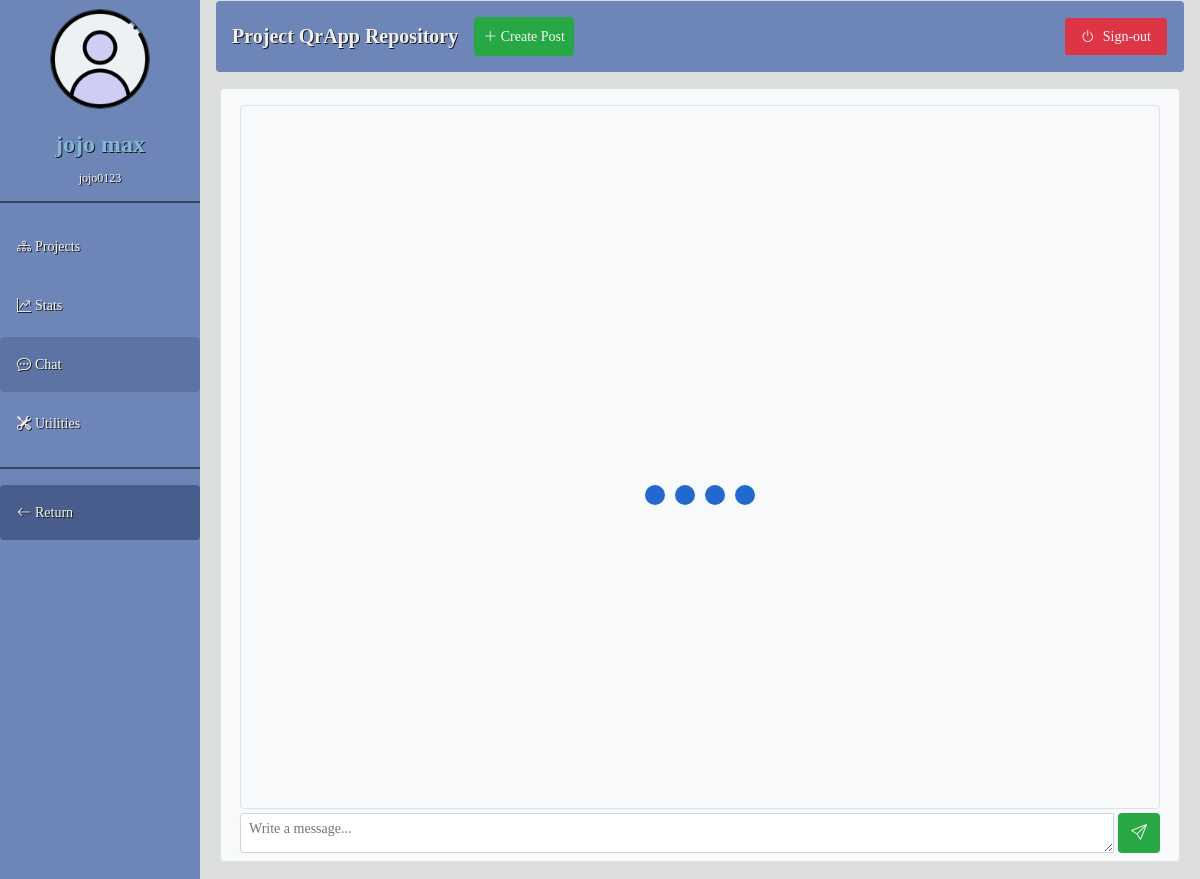
The page /pages/chatbox.php?id=25 (signed in) on the database its author committed.
### tables this page shows
CREATE TABLE `useraccountstb` (
  `id` int(11) NOT NULL,
  `firstname` varchar(50) NOT NULL,
  `lastname` varchar(50) NOT NULL,
  `username` varchar(50) NOT NULL,
  `password` varchar(100) NOT NULL,
  `imageName` varchar(300) DEFAULT NULL,
  `resetCode` varchar(10) DEFAULT NULL,
  `email` varchar(100) NOT NULL,
  `gmail_Id` varchar(500) DEFAULT NULL
);

CREATE TABLE `repositorytb` (
  `id` int(11) NOT NULL,
  `repositoryName` varchar(100) NOT NULL,
  `members` varchar(1000) NOT NULL,
  `userAccountId` int(11) NOT NULL
);

### model/userAccountModel.php (called while the page is built, shortened)
<?php
    class userAccountModel
    {
        private $username;
        public function getUsername()
        {
            return $this->username;
        }
        public function setUsername($username)
        {
            $this->username = strtolower($username);
        }
    }
?>

### db/tb_useraccounts.php (called while the page is built, shortened)
<?php
    include_once '../model/userAccountModel.php';
    function ReadUserAccount($conn,$data)
    {
        if($data->getUsername())
        {
            $username = mysqli_real_escape_string($conn,$data->getUsername());
            $dbData = mysqli_query($conn, "SELECT * FROM useraccountstb WHERE username='".$username."'");
        }
        else if($data->getId())
        {
            $dbData = mysqli_query($conn, "SELECT * FROM useraccountstb WHERE id=".$data->getId());
        }
        else
        {
            $dbData = mysqli_query($conn, "SELECT * FROM useraccountstb");
        }
        return $dbData;
    }
?>

### model/repositoryModel.php (called while the page is built, shortened)
<?php
    class repositoryModel
    {
        private $id;
        public function getId()
        {
            return $this->id;
        }
        public function setId($id)
        {
            $this->id = $id;
        }
    }
?>

### db/tb_repository.php (called while the page is built, shortened)
<?php
    include_once '../model/repositoryModel.php';
    function ReadRepo($conn,$data)
    {
        if($data->getId())
        {
            $dbData = mysqli_query($conn, "SELECT * FROM repositorytb WHERE id ='".$data->getId()."'");
        }
        else
        {
            $dbData = mysqli_query($conn, "SELECT * FROM repositorytb ORDER BY id DESC");
        }
        return $dbData;
    }
?>

### pages/chatbox.php (the view, shortened to what this page needs)
<?php
    include_once '../db/connection.php';
    include_once '../db/tb_useraccounts.php';
    include_once '../model/userAccountModel.php';
    include_once '../db/tb_repository.php';
    include_once '../model/repositoryModel.php';
    if(!isset($_SESSION['username']))
    {
        header("location: ../login.php");
    }
    else
    {
        if(isset($_GET['id']))
        {
            $data = new userAccountModel();
            $data->setUsername($_SESSION['username']);
            $result = ReadUserAccount($conn,$data);
            $userRow = mysqli_fetch_assoc($result);
            $repo = new repositoryModel();
            $repo->setId($_GET['id']);
            $result = ReadRepo($conn,$repo);
            $repoRow = mysqli_fetch_assoc($result);
        }
        else
        {
            header("location: userdashboard.php");
        }
    }
?>
<!DOCTYPE html>
<html lang="en">
<head>
    <link rel="stylesheet" href="https://cdn.jsdelivr.net/npm/bootstrap@4.0.0/dist/css/bootstrap.min.css">
    <link rel="stylesheet" href="https://cdn.jsdelivr.net/npm/bootstrap-icons@1.8.3/font/bootstrap-icons.css">
    <link rel="stylesheet" href="../css/defaultStyle.css">
</head>
<body>
<div class="sidebar text-center">
    <div class="navbar-brand d-flex justify-content-center">
        <?php
            if($userRow['gmail_Id']!=null)
            {
                ?>
                    <img src="../upload/userImage/<?php echo $userRow['imageName'];?>" width="100" height="100" class="border border-dark ml-3 my-1" alt="" style="border-radius: 50%;">
                <?php
            }
            else
            {
                if($userRow['imageName']!==null && $userRow['imageName']!=='')
                {
                    ?>
                        <img src="../upload/userImage/<?php echo $userRow['imageName'];?>" width="100" height="100" class="border border-dark ml-3 my-1" alt="" style="border-radius: 50%;">
                    <?php
                }
                else
                {
                    ?>
                        <img src="../asset/user.png" width="100" height="100" class="border border-dark ml-3 my-1" alt="" style="border-radius: 50%;">
                    <?php
                }
            }
        ?>
    </div>
    <h4 class="d-flex justify-content-center mx-auto px-auto mt-2 pt-1" id="nameLabel"><?php echo $userRow['firstname'].' '.$userRow['lastname']?></h4>
    <h6 class="d-flex justify-content-center mx-auto px-auto mt-2 pt-1" id="usernameLabel" style="font-size: 12px;"><?php echo $userRow['username'];?></h6>
    <hr style="height:2px; border-width:0;background-color: #39445c;">
    <a type="button" class="btn btn-sm mt-1 rounded d-flex justify-content-start mainBtn" href="repodashboard.php?id=<?php echo $_GET['id'];?>" role="button"><i class="bi bi-diagram-3 mr-1"></i> Projects</a>
    <a type="button" class="btn btn-sm mt-1 rounded d-flex justify-content-start mainBtn" href="chartdashboard.php?id=<?php echo $_GET['id'];?>" role="button"><i class="bi bi-graph-up-arrow mr-1"></i> Stats</a>
    <a type="button" class="btn btn-sm active mt-1 rounded d-flex justify-content-start mainBtn" href="chatbox.php?id=<?php echo $_GET['id'];?>" role="button"><i class="bi bi-chat-dots mr-1"></i> Chat</a>
  <a type="button" class="btn btn-sm mt-1 rounded d-flex justify-content-start mainBtn"  href="#about" role="button" data-toggle="collapse" data-target="#collapseUtilities" aria-expanded="true" aria-controls="collapseUtilities"><i class="bi bi-tools mr-1"></i> Utilities</a>
    <hr style="height:2px; border-width:0;background-color: #39445c;">
    <a type="button" class="btn btn-sm rounded d-flex justify-content-start mainBtn" href="userdashboard.php" role="button" style="background-color: #485d8c;"><i class="bi bi-arrow-left mr-1"></i> Return</a>
</div>
<div class="content">
    <nav class="navbar navbar-expand-lg navbar-light rounded"   style="background-color: #6E85B7;">
        <h3 class="navbar-brand d-flex justify-content-center mt-2 pt-1" id="pageTitle" style="overflow:hidden; white-space: nowrap; text-overflow: ellipsis; "> <?php echo $repoRow['repositoryName'];?></h3>
        <div class="collapse navbar-collapse" id="navbarSupportedContent">
            <ul class="navbar-nav mr-auto">
                <li class="nav-item active">
                    <a type="button" class="btn btn-sm nav-link bg-success rounded text-light" role="button" data-toggle="modal" data-target="#createPostModal"><i class="bi bi-plus-lg"></i> Create Post <span class="sr-only">(current)</span></a>
                </li>
            </ul>
            <form class="form my-2 my-lg-0">
                <div class="input-group">
                    <a type="button" class="form-control form-control-sm btn btn-sm nav-link bg-danger rounded text-light" id="signoutBtn" href="#" role="button" style="background-color: #485d8c;" onclick="return signout()"><i class="bi bi-power mr-2"></i>Sign-out</a>
                </div>
            </form>
        </div>
    </nav>
    <div class="row no-gutters my-2 py-2 mx-auto px-1 rounded">
        <div class="col-xs-12 col-sm-12 col-md-12 col-lg-12 col-xl-12 rounded border bg-light pb-2" id="barChartDiv">
            <div class="mx-auto">
                <div class="row mt-3 mb-1 mx-1">
                    <div class="col-sm-12 col-md-12 col-lg-12">
                        <div class="table-wrapper-scroll-y my-custom-scrollbar rounded border rounded bg-light " id="msgBody1" style="height:44rem;">
                        </div>
                    </div>
                </div>
                <div class="row mx-1">
                    <div class="col-sm-12 col-md-12 col-lg-12">
                        <div class="input-group">
                            <textarea type="text" class="form-control form-control-sm mr-1" name="messageTb" id="message" placeholder="Write a message..." maxlength="200" required style="height: 2.5rem; max-height: 2.5rem;"></textarea>
                            <button type="button" class="btn bg-success" name="sendMsg" id="sendMsg" style="color:whitesmoke;"><i class="bi bi-send"></i></button>
                        </div>
                    </div>
                </div>
                <div id="loadingDiv">
                    <ul class="loadingUl">
                        <li class="loadingLi"> </li>
                        <li class="loadingLi"> </li>
                        <li class="loadingLi"> </li>
                        <li class="loadingLi"> </li>
                    </ul>
                </div>
            </div>
        </div>
    </div>
</div>
</body>
</html>

### css/defaultStyle.css (style rules this page uses)
body { background-color: #dcdddd; font-family:"Bahnschrift", Times, serif; }

### pages/chatbox.php (style rules this page uses)
.my-custom-scrollbar { position: relative; height: 200px; overflow: auto; }
.table-wrapper-scroll-y { display: block; }
.sidebar { margin: 0; padding: 0; width: 200px; background-color: #6E85B7; position: fixed; height: 100%; overflow: auto; }
#nameLabel { font-weight: bolder; color: #82B7DC; text-shadow: 1px 1px #1C1C1C; }
#usernameLabel { font-weight: lighter; color: whitesmoke; text-shadow: 1px 1px #1C1C1C; }
#pageTitle { font-weight: bold; color: #F1F1F1; text-shadow: 1px 1px #1C1C1C; }
.sidebar a { display: block; color: #F1F1F1; padding: 16px; text-decoration: none; }
.sidebar a.active { background-color: #5d73a3; color: white; }
div.content { margin-left: 200px; padding: 1px 16px; height: max-content; }
.mainBtn { color:whitesmoke; text-shadow: 1px 1px #1C1C1C; }
.loadingUl { position:absolute; top:50%; left:50%; transform:translate(-50%,50%); margin:0; padding:0; display:flex; }
.loadingUl li { list-style:none; width:20px; height:20px; background:#2169ce; margin:0 5px; border-radius:50%; animation:animate 1.4s linear infinite; }
.loadingUl li:nth-child(1) { animation-delay:-1.2s; }
.loadingUl li:nth-child(2) { animation-delay:-1.0s; }
.loadingUl li:nth-child(3) { animation-delay: -.8s; }
.loadingUl li:nth-child(4) { animation-delay:-0.6s; }

### rows shown on the page
useraccountstb: firstname "jojo", lastname "max", username "jojo0123"
repositorytb: repositoryName "Project QrApp Repository"
